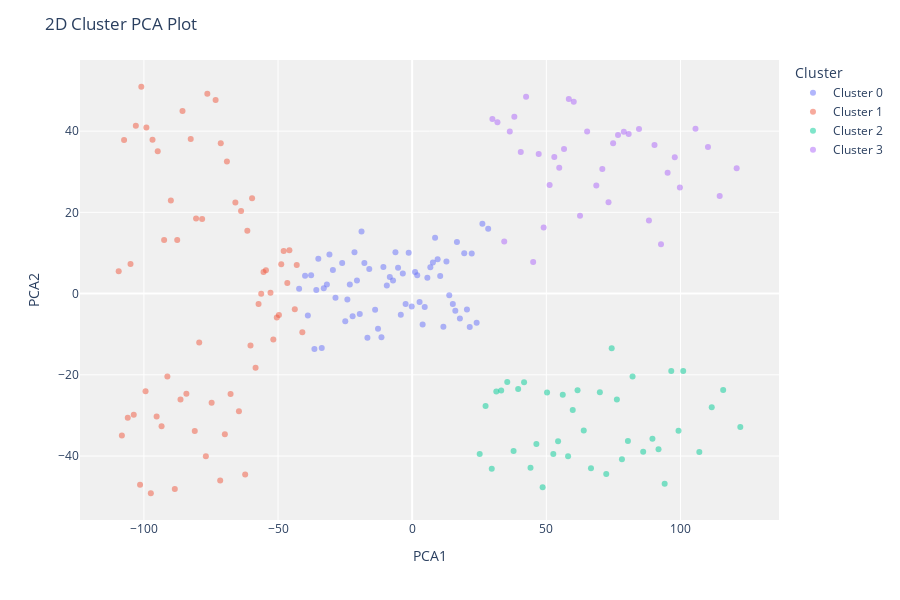

Notebook code for this chart:
### Markdown cell above
You can use the `plot_model` function to analyzes the performance of a trained model on the test set. It may require re-training the model in certain cases.

### Code cell
# plot pca cluster plot 
plot_model(kmeans, plot = 'cluster')

### Figure 1 — Plotly figure (JSON) as saved in the notebook; plotly's stock layout.template omitted (floating-point values rounded to 4 significant figures)
{"data": [{"customdata": [[100], [91], [90], [89], [88], [87], [86], [85], [84], [83], [82], [81], [80], [79], [92], [78], [76], [75], [74], [73], [72], [71], [70], [69], [68], [67], [66], [61], [65], [77], [93], [94], [95], [127], [125], [123], [122], [121], [120], [119], [118], [117], [116], [115], [114], [113], [112], [111], [110], [109], [108], [107], [106], [105], [104], [103], [102], [101], [99], [98], [97], [96], [63], [64]], "hovertemplate": "Cluster=Cluster 0<br>PCA1=%{x}<br>PCA2=%{y}<br>Feature=%{customdata[0]}<extra></extra>", "legendgroup": "Cluster 0", "marker": {"color": "#636efa", "opacity": 0.5, "symbol": "circle"}, "mode": "markers", "name": "Cluster 0", "orientation": "v", "showlegend": true, "textposition": "top center", "type": "scatter", "x": [-0.1741, -9.448, -10.72, -11.45, -12.73, -13.82, -16.0, -16.68, -17.82, -18.88, -19.53, -20.58, -21.51, -22.2, -8.335, -23.24, -24.94, -26.1, -28.59, -29.55, -30.84, -31.8, -32.95, -33.71, -34.98, -35.73, -36.44, -42.15, -37.67, -24.15, -7.137, -6.237, -5.264, 28.33, 26.17, 24.03, 22.19, 21.45, 20.41, 19.4, 17.79, 16.69, 16.08, 15.16, 13.82, 12.77, 11.64, 10.44, 9.495, 8.537, 7.726, 6.769, 5.658, 4.675, 3.89, 2.764, 1.883, 1.076, -1.298, -2.443, -3.493, -4.237, -39.92, -38.88], "xaxis": "x", "y": [-3.161, 1.964, 6.575, -10.73, -8.634, -3.978, 6.065, -10.85, 7.541, 15.28, -5.012, 3.241, 10.16, -5.554, 4.109, 2.24, -6.826, 7.563, -1.004, 5.804, 9.617, 2.245, 1.287, -13.38, 8.574, 0.8787, -13.63, 1.197, 4.491, -1.484, 3.228, 10.15, 6.374, 15.96, 17.19, -7.147, 9.891, -8.211, -3.907, 9.942, -6.109, 12.67, -4.252, -2.541, -0.3762, 7.875, -8.181, 4.329, 8.446, 13.77, 7.626, 6.483, 3.918, -3.278, -7.594, -2.073, 4.491, 5.325, 10.08, -2.545, 4.964, -5.19, 4.418, -5.376], "yaxis": "y"}, {"customdata": [[1], [60], [28], [27], [26], [25], [24], [23], [22], [21], [19], [18], [17], [16], [15], [14], [13], [12], [11], [10], [9], [8], [7], [6], [5], [4], [3], [2], [62], [29], [30], [20], [32], [59], [58], [57], [31], [55], [54], [53], [52], [51], [50], [49], [48], [47], [46], [56], [44], [43], [42], [41], [40], [39], [38], [37], [36], [35], [33], [45], [34]], "hovertemplate": "Cluster=Cluster 1<br>PCA1=%{x}<br>PCA2=%{y}<br>Feature=%{customdata[0]}<extra></extra>", "legendgroup": "Cluster 1", "marker": {"color": "#EF553B", "opacity": 0.5, "symbol": "circle"}, "mode": "markers", "name": "Cluster 1", "orientation": "v", "showlegend": true, "textposition": "top center", "type": "scatter", "x": [-109.4, -43.02, -79.38, -80.54, -81.03, -82.54, -84.15, -85.6, -86.35, -87.57, -89.95, -91.24, -92.45, -93.4, -94.84, -95.25, -96.78, -97.4, -99.07, -99.38, -101.0, -101.4, -103.0, -103.8, -105.0, -106.0, -107.4, -108.2, -40.94, -78.29, -76.9, -88.48, -74.75, -43.75, -45.76, -46.54, -76.35, -48.8, -49.67, -50.46, -51.75, -52.81, -54.5, -55.4, -56.27, -57.26, -58.37, -47.9, -60.26, -61.44, -62.25, -63.78, -64.57, -65.9, -67.69, -69.05, -69.82, -71.34, -73.26, -59.67, -71.55], "xaxis": "x", "y": [5.478, 7.019, -12.02, 18.5, -33.84, 38.07, -24.66, 44.96, -26.06, 13.22, 22.95, -20.43, 13.17, -32.65, 35.03, -30.25, 37.89, -49.15, 40.92, -24.03, 50.92, -47.07, 41.32, -29.8, 7.297, -30.56, 37.84, -34.93, -9.541, 18.34, -40.06, -48.11, -26.88, -3.827, 10.67, 2.634, 49.23, 7.253, -5.282, -5.881, -11.27, 0.1823, 5.759, 5.294, -0.03652, -2.544, -18.26, 10.46, -12.77, 15.46, -44.57, 20.32, -28.96, 22.4, -24.75, 32.5, -34.62, 37.01, 47.65, 23.49, -46.02], "yaxis": "y"}, {"customdata": [[172], [170], [168], [158], [164], [162], [160], [174], [156], [166], [176], [186], [180], [182], [184], [188], [190], [192], [194], [198], [196], [154], [178], [152], [200], [136], [130], [140], [132], [144], [128], [142], [134], [126], [138], [124], [148], [150], [146]], "hovertemplate": "Cluster=Cluster 2<br>PCA1=%{x}<br>PCA2=%{y}<br>Feature=%{customdata[0]}<extra></extra>", "legendgroup": "Cluster 2", "marker": {"color": "#00cc96", "opacity": 0.5, "symbol": "circle"}, "mode": "markers", "name": "Cluster 2", "orientation": "v", "showlegend": true, "textposition": "top center", "type": "scatter", "x": [76.29, 74.36, 72.34, 59.85, 66.64, 63.94, 61.64, 78.18, 58.11, 69.95, 80.41, 94.1, 86.1, 89.55, 91.82, 96.56, 99.27, 101.0, 107.0, 115.9, 111.7, 56.13, 82.14, 54.38, 122.3, 37.79, 31.36, 41.71, 33.18, 46.3, 29.66, 44.1, 35.44, 27.36, 39.5, 25.17, 50.27, 52.6, 48.62], "xaxis": "x", "y": [-26.06, -13.47, -44.4, -28.66, -42.97, -33.73, -23.78, -40.75, -40.06, -24.27, -36.28, -46.84, -38.96, -35.72, -38.33, -19.05, -33.74, -19.07, -39.02, -23.73, -27.96, -24.9, -20.41, -36.35, -32.85, -38.77, -24.1, -21.79, -23.86, -37.05, -43.11, -42.9, -21.79, -27.68, -23.47, -39.49, -24.37, -39.46, -47.68], "yaxis": "y"}, {"customdata": [[183], [181], [185], [151], [187], [135], [129], [191], [193], [195], [197], [199], [131], [189], [175], [177], [149], [153], [155], [147], [157], [159], [145], [161], [179], [163], [165], [167], [141], [169], [171], [139], [173], [137], [143], [133]], "hovertemplate": "Cluster=Cluster 3<br>PCA1=%{x}<br>PCA2=%{y}<br>Feature=%{customdata[0]}<extra></extra>", "legendgroup": "Cluster 3", "marker": {"color": "#ab63fa", "opacity": 0.5, "symbol": "circle"}, "mode": "markers", "name": "Cluster 3", "orientation": "v", "showlegend": true, "textposition": "top center", "type": "scatter", "x": [90.32, 88.25, 92.74, 52.97, 95.21, 36.38, 29.9, 99.78, 105.6, 110.2, 114.6, 120.9, 31.78, 97.88, 78.88, 80.69, 51.23, 54.81, 56.59, 49.01, 58.38, 60.22, 47.16, 62.55, 84.54, 65.21, 68.63, 70.87, 42.46, 73.19, 74.89, 40.48, 76.72, 38.08, 45.09, 34.31], "xaxis": "x", "y": [36.61, 17.98, 12.12, 33.66, 29.73, 39.93, 43.01, 26.15, 40.61, 36.1, 24.02, 30.86, 42.21, 33.59, 39.82, 39.26, 26.71, 30.98, 35.57, 16.29, 47.88, 47.2, 34.35, 19.18, 40.51, 39.91, 26.63, 30.65, 48.48, 22.48, 37.03, 34.86, 39.04, 43.51, 7.771, 12.84], "yaxis": "y"}], "layout": {"height": 600, "legend": {"title": {"text": "Cluster"}, "tracegroupgap": 0}, "margin": {"t": 60}, "plot_bgcolor": "rgb(240,240,240)", "title": {"text": "2D Cluster PCA Plot"}, "xaxis": {"anchor": "y", "domain": [0, 1], "title": {"text": "PCA1"}}, "yaxis": {"anchor": "x", "domain": [0, 1], "title": {"text": "PCA2"}}}}
